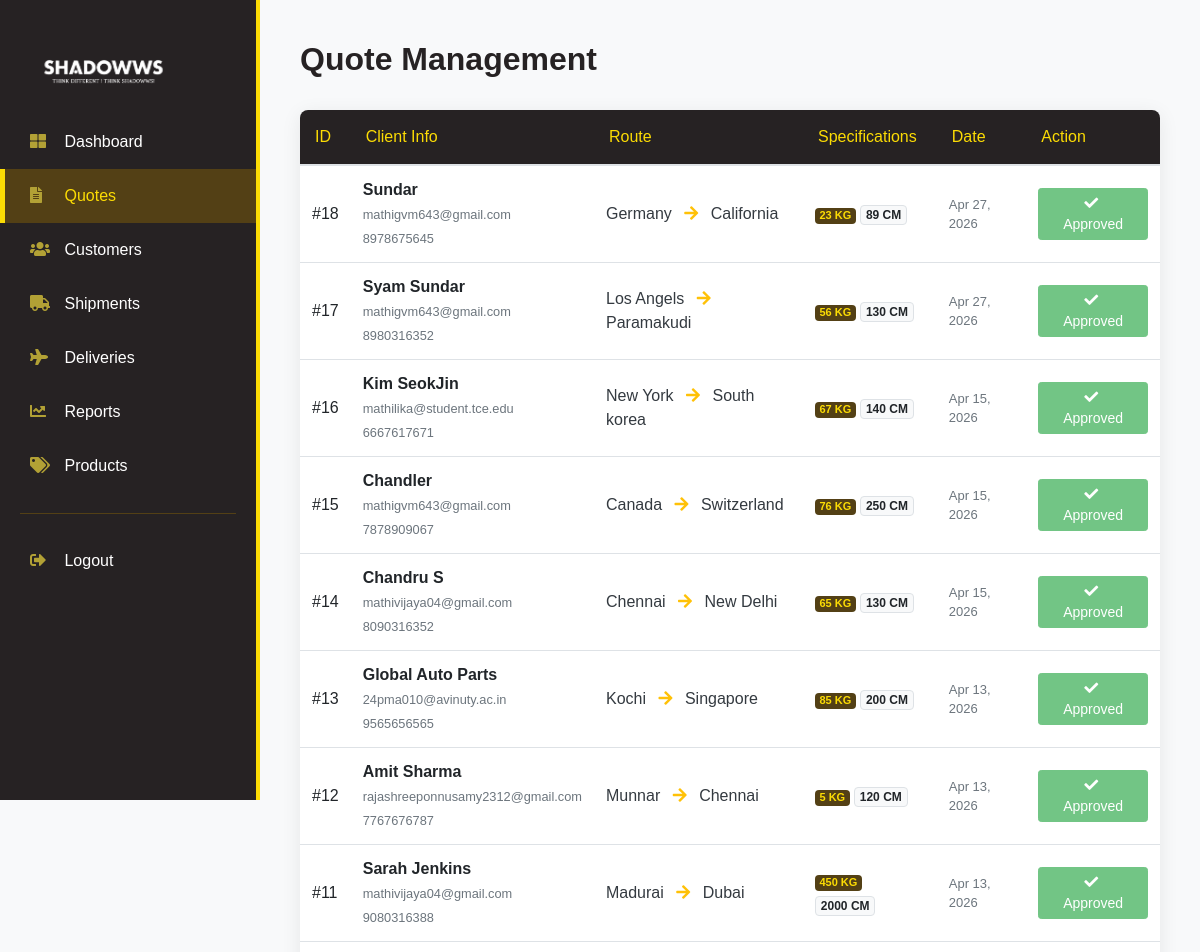
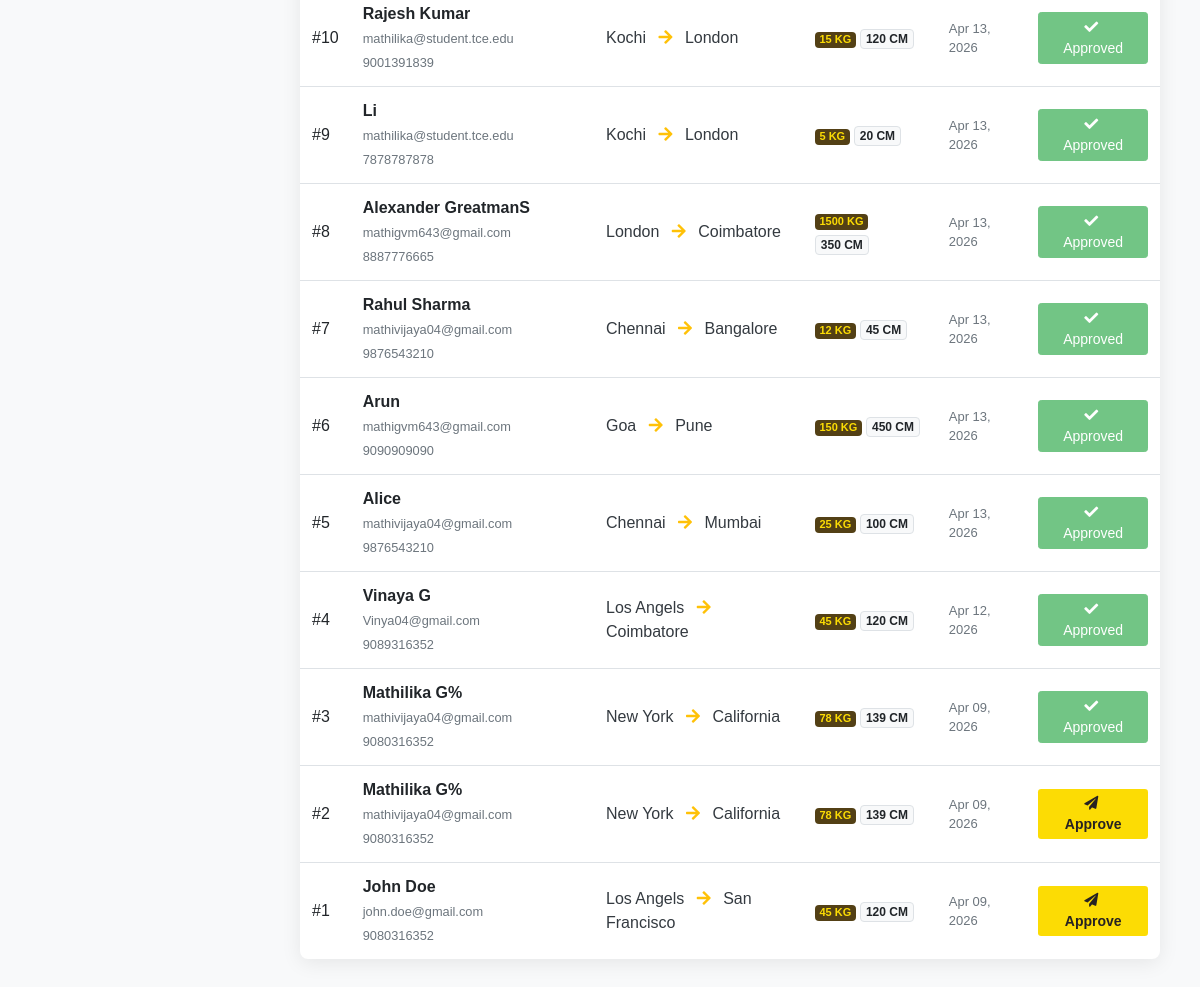
/admin_quotes.php, run on the app's committed database (2 pictures, top to bottom).
### tables this page shows
CREATE TABLE `tbl_quoteform` (
  `Id` int(11) NOT NULL,
  `Origin` varchar(100) DEFAULT NULL,
  `Destination` varchar(100) DEFAULT NULL,
  `Weight` int(11) DEFAULT NULL,
  `Dimension` int(11) DEFAULT NULL,
  `Name` varchar(50) DEFAULT NULL,
  `Email` varchar(50) DEFAULT NULL,
  `Phone` varchar(20) DEFAULT NULL,
  `Message` text DEFAULT NULL,
  `Status` varchar(20) DEFAULT 'pending',
  `Quoted_price` decimal(15,2) DEFAULT NULL,
  `Created_at` timestamp NOT NULL DEFAULT current_timestamp()
);

### admin_quotes.php (the view, shortened to what this page needs)
<?php
$query = "SELECT * FROM tbl_QuoteForm ORDER BY id DESC";
$result = mysqli_query($conn, $query);
?>
<!DOCTYPE html>
<html lang="en">
<head>
    <link href="https://cdnjs.cloudflare.com/ajax/libs/font-awesome/5.10.0/css/all.min.css" rel="stylesheet">
    <link href="https://stackpath.bootstrapcdn.com/bootstrap/4.4.1/css/bootstrap.min.css" rel="stylesheet">
    <link href="css/new.css" rel="stylesheet">
</head>
<body>
    <?php include "admin_header.php" ?>
    <div class="admin-main">
        <div class="row mb-4">
            <div class="col-md-12">
                <h2 style="color: #262223; font-weight: bold;">Quote Management</h2>
            </div>
        </div>
        <div class="section-card">
            <table class="table table-hover table-custom mb-0">
                <thead>
                    <tr>
                        <th>ID</th>
                        <th>Client Info</th>
                        <th>Route</th>
                        <th>Specifications</th>
                        <th>Date</th>
                        <th>Action</th>
                    </tr>
                </thead>
                <tbody>
                    <?php while($row = mysqli_fetch_assoc($result)) { ?>
                    <tr>
                        <td class="align-middle">#<?php echo $row['Id']; ?></td>
                        <td class="align-middle">
                            <div class="font-weight-bold"><?php echo $row['Name']; ?></div>
                            <small class="text-muted"><?php echo $row['Email']; ?></small><br>
                            <small class="text-muted"><?php echo $row['Phone']; ?></small>
                        </td>
                        <td class="align-middle">
                            <span class="text-dark"><?php echo $row['Origin']; ?></span>
                            <i class="fa fa-arrow-right mx-2 text-warning"></i>
                            <span class="text-dark"><?php echo $row['Destination']; ?></span>
                        </td>
                        <td class="align-middle">
                            <span class="badge badge-weight"><?php echo $row['Weight']; ?> KG</span>
                            <span class="badge badge-light border"><?php echo $row['Dimension']; ?> CM</span>
                        </td>
                        <td class="align-middle text-muted" style="font-size: 13px;">
                            <?php echo date('M d, Y', strtotime($row['Created_at'])); ?>
                        </td>
                        <td class="align-middle">
                            <?php if($row['Status'] == 'quoted' || $row['Status'] == 'accepted'): ?>
                                <button class="btn btn-success btn-sm px-3 disabled">
                                    <i class="fa fa-check mr-1"></i> Approved</button><?php else: ?>
                                <button class="btn btn-approve btn-sm px-3 approve-ajax" data-id="<?php echo $row['Id']; ?>">
                                    <i class="fa fa-paper-plane mr-1"></i> Approve</button><?php endif; ?>
                        </td>
                    </tr>
                    <?php } ?>
                </tbody>
            </table>
        </div>
    </div>
</body>
</html/>

### css/new.css (style rules this page uses)
body { font-family: "Century Gothic", "Apple Gothic", sans-serif; background-color: #f8f9fa; color: #262223; }
.admin-main { margin-left: 260px; padding: 40px; }
.section-card { background: #ffffff; border-radius: 8px; box-shadow: 0 4px 20px rgba(0,0,0,0.08); border: none; overflow: hidden; }
.table-custom thead { background-color: #262223; color: #fcdc04; }
.table-custom th { font-weight: 500; border: none; padding: 15px; }
.btn-approve { background-color: #fcdc04; color: #262223; border: none; font-weight: bold; transition: 0.3s; }
.badge-weight { background: #534015; color: #fcdc04; font-size: 11px; }
body { background: #f8f9fa; font-family: 'sans-serif;', sans-serif; }

### data on the page
tbl_quoteform: Id "18", Name "Sundar", Email "mathigvm643@gmail.com", Phone "8978675645", Origin "Germany", Destination "California", Weight "23", Dimension "89", Created_at "Apr 27, 2026", Status "Approved"
tbl_quoteform: Id "17", Name "Syam Sundar", Email "mathigvm643@gmail.com", Phone "8980316352", Origin "Los Angels", Destination "Paramakudi", Weight "56", Dimension "130", Created_at "Apr 27, 2026", Status "Approved"
tbl_quoteform: Id "16", Name "Kim SeokJin", Email "mathilika@student.tce.edu", Phone "6667617671", Origin "New York", Destination "South korea", Weight "67", Dimension "140", Created_at "Apr 15, 2026", Status "Approved"
tbl_quoteform: Id "15", Name "Chandler", Email "mathigvm643@gmail.com", Phone "7878909067", Origin "Canada", Destination "Switzerland", Weight "76", Dimension "250", Created_at "Apr 15, 2026", Status "Approved"
tbl_quoteform: Id "14", Name "Chandru S", Email "mathivijaya04@gmail.com", Phone "8090316352", Origin "Chennai", Destination "New Delhi", Weight "65", Dimension "130", Created_at "Apr 15, 2026", Status "Approved"
tbl_quoteform: Id "13", Name "Global Auto Parts", Email "24pma010@avinuty.ac.in", Phone "9565656565", Origin "Kochi", Destination "Singapore", Weight "85", Dimension "200", Created_at "Apr 13, 2026", Status "Approved"
tbl_quoteform: Id "12", Name "Amit Sharma", Email "rajashreeponnusamy2312@gmail.com", Phone "7767676787", Origin "Munnar", Destination "Chennai", Weight "5", Dimension "120", Created_at "Apr 13, 2026", Status "Approved"
tbl_quoteform: Id "11", Name "Sarah Jenkins", Email "mathivijaya04@gmail.com", Phone "9080316388", Origin "Madurai", Destination "Dubai", Weight "450", Dimension "2000", Created_at "Apr 13, 2026", Status "Approved"
tbl_quoteform: Id "10", Name "Rajesh Kumar", Email "mathilika@student.tce.edu", Phone "9001391839", Origin "Kochi", Destination "London", Weight "15", Dimension "120", Created_at "Apr 13, 2026", Status "Approved"
tbl_quoteform: Id "9", Name "Li", Email "mathilika@student.tce.edu", Phone "7878787878", Origin "Kochi", Destination "London", Weight "5", Dimension "20", Created_at "Apr 13, 2026", Status "Approved"
tbl_quoteform: Id "8", Name "Alexander GreatmanS", Email "mathigvm643@gmail.com", Phone "8887776665", Origin "London", Destination "Coimbatore", Weight "1500", Dimension "350", Created_at "Apr 13, 2026", Status "Approved"
tbl_quoteform: Id "7", Name "Rahul Sharma", Email "mathivijaya04@gmail.com", Phone "9876543210", Origin "Chennai", Destination "Bangalore", Weight "12", Dimension "45", Created_at "Apr 13, 2026", Status "Approved"
tbl_quoteform: Id "6", Name "Arun", Email "mathigvm643@gmail.com", Phone "9090909090", Origin "Goa", Destination "Pune", Weight "150", Dimension "450", Created_at "Apr 13, 2026", Status "Approved"
tbl_quoteform: Id "5", Name "Alice", Email "mathivijaya04@gmail.com", Phone "9876543210", Origin "Chennai", Destination "Mumbai", Weight "25", Dimension "100", Created_at "Apr 13, 2026", Status "Approved"
tbl_quoteform: Id "4", Name "Vinaya G", Email "Vinya04@gmail.com", Phone "9089316352", Origin "Los Angels", Destination "Coimbatore", Weight "45", Dimension "120", Created_at "Apr 12, 2026", Status "Approved"
tbl_quoteform: Id "3", Name "Mathilika G%", Email "mathivijaya04@gmail.com", Phone "9080316352", Origin "New York", Destination "California", Weight "78", Dimension "139", Created_at "Apr 09, 2026", Status "Approved"
tbl_quoteform: Id "2", Name "Mathilika G%", Email "mathivijaya04@gmail.com", Phone "9080316352", Origin "New York", Destination "California", Weight "78", Dimension "139", Created_at "Apr 09, 2026"
tbl_quoteform: Id "1", Name "John Doe", Email "john.doe@gmail.com", Phone "9080316352", Origin "Los Angels", Destination "San Francisco", Weight "45", Dimension "120", Created_at "Apr 09, 2026"
